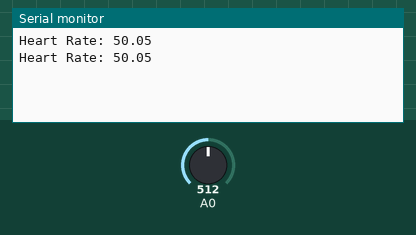
Simulated run of this sketch. Board: ESP8266 (NodeMCU). On the bench: the last lines printed to the serial monitor. The inputs (shaded band) are chosen by the test bench; at power-on: A0 = 512. WiFi joins after 1.5 s; servers stay silent unless stated.

Above: at 3.0 s.
3.1 s: A0 set to 716
At 4.3 s:
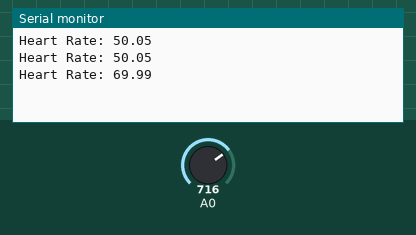
4.6 s: A0 set to 900
At 5.6 s:
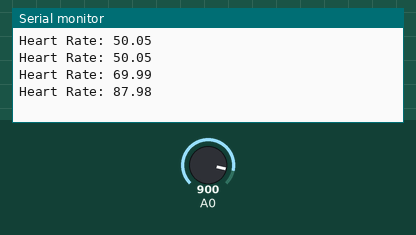
Timing chart, 0 to 7.6 s (numbered marks = the images above; inputs shaded):
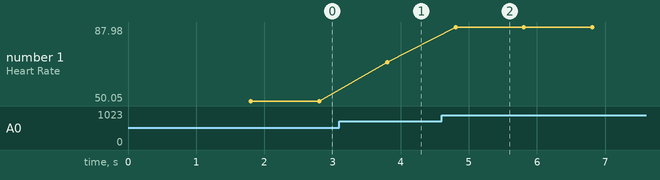

Measured:
- after the input at 3.1 s, the serial monitor: prints a new line after 0.71 s (image 1)
- after the input at 4.6 s, the serial monitor: prints a new line after 0.21 s (image 2)
- plotted number 1: 50.05 → 69.99 after the input at 3.1 s, 69.99 → 87.98 after the input at 4.6 s

The sketch:

pulse_sensor.c.ino
```cpp
// Template ID, Device Name and Auth Token are provided by the Blynk.Cloud
// See the Device Info tab, or Template settings
#define BLYNK_TEMPLATE_ID           "TMPLv--PvCdt"
#define BLYNK_DEVICE_NAME           "Quickstart Device"
#define BLYNK_AUTH_TOKEN            "WjaF-SaocHEmQEtQCBezzQe-RVE68MbI"

// Comment this out to disable prints and save space
#define BLYNK_PRINT Serial

#include <ESP8266WiFi.h>
#include <BlynkSimpleEsp8266.h>

char auth[] = BLYNK_AUTH_TOKEN;

// Your WiFi credentials.
// Set password to "" for open networks.
char ssid[] = "";
char pass[] = "";

BlynkTimer timer;

// This function is called every time the device is connected to the Blynk.Cloud
BLYNK_CONNECTED()
{
  Blynk.syncAll();
  // Blynk.syncVirtual(V0);
  // Change Web Link Button message to "Congratulations!"
  // Blynk.setProperty(V3, "offImageUrl", "https://static-image.nyc3.cdn.digitaloceanspaces.com/general/fte/congratulations.png");
  // Blynk.setProperty(V3, "onImageUrl",  "https://static-image.nyc3.cdn.digitaloceanspaces.com/general/fte/congratulations_pressed.png");
  // Blynk.setProperty(V3, "url", "https://docs.blynk.io/en/getting-started/what-do-i-need-to-blynk/how-quickstart-device-was-made");
}

// This function sends Arduino's uptime every second to Virtual Pin 2.
void myTimerEvent()
{
  // You can send any value at any time.
  // Please don't send more that 10 values per second.
  Blynk.virtualWrite(V1, millis() / 1000);
}

void setup()
{
  // Debug console
  Serial.begin(115200);
  Blynk.begin(auth, ssid, pass);
  // You can also specify server:
  //Blynk.begin(auth, ssid, pass, "blynk.cloud", 80);
  //Blynk.begin(auth, ssid, pass, IPAddress(192,168,1,100), 8080);

  // Setup a function to be called every second
  timer.setInterval(1000L, myTimerEvent);
}

void loop()
{
  float h = analogRead(A0);
  if (isnan(h))
  {
    Serial.println("Failed to read from Pulse Sensor!");
    return;
  }
  Serial.print("Heart Rate: ");
  Serial.println(h/1023*100);
  Blynk.virtualWrite(V0, h);
  Blynk.run();
  timer.run();
  delay(1000);
}
```
